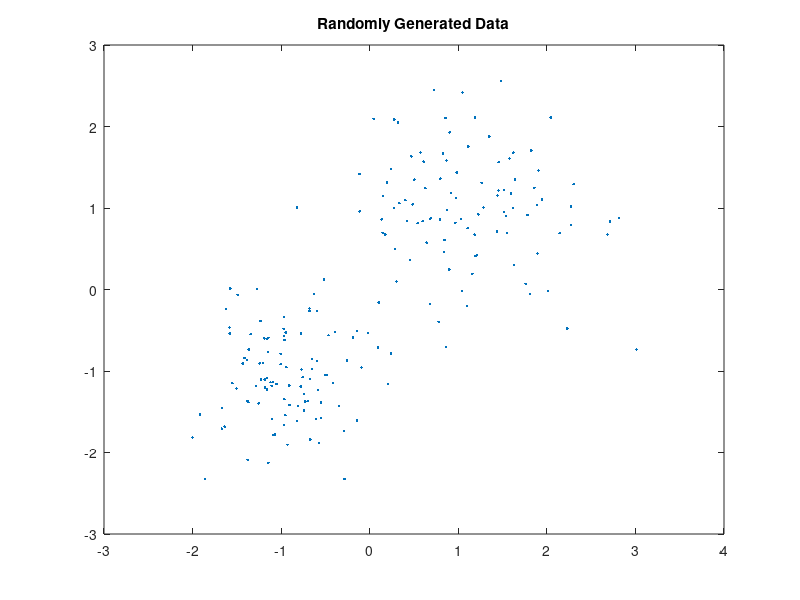

MATLAB code to generate this figure: (Note: this script raises an error after producing the figure.)
%% Generate data
rng(12); % For reproducibility
X = [randn(100,2)*0.75+ones(100,2);
    randn(100,2)*0.5-ones(100,2)];

figure;
plot(X(:,1),X(:,2),'.');
title 'Randomly Generated Data';

%% k-means clustering
% spectral k-menas
[Y, C] = my_kmeans(X, 2, 10, true);
% traditional k-means % uncomment to use
% [Y, C] = my_kmeans(X, 2, 10, false);
C = C';

%% Plot clusters
figure;
plot(X(idx==1,1),X(idx==1,2),'r.','MarkerSize',12)
hold on
plot(X(idx==2,1),X(idx==2,2),'b.','MarkerSize',12)
plot(C(:,1),C(:,2),'kx',...
     'MarkerSize',15,'LineWidth',3) 
legend('Cluster 1','Cluster 2','Centroids',...
       'Location','NW')
title 'Cluster Assignments and Centroids'
hold off
